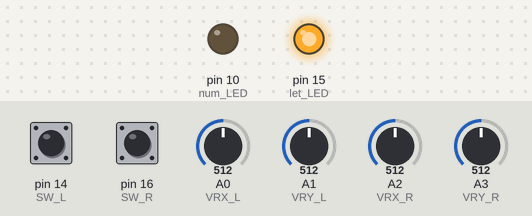
Bench run of a sketch on a simulated SparkFun Pro Micro, built with avr-gcc and run on an emulated ATmega32U4. Shown: output pins drawn as LEDs (lit = HIGH). The test bench sets the inputs (shaded band); at power-on: A2 (VRX_R) = 512, pin 14 (SW_L) HIGH, pin 16 (SW_R) HIGH, A0 (VRX_L) = 512, A1 (VRY_L) = 512, A3 (VRY_R) = 512. USB keyboard and mouse output is not drawn.

Above: at 1.2 s.
1.3 s: A2 (VRX_R) set to 308
2.8 s: A2 (VRX_R) set to 289
At 3.3 s:
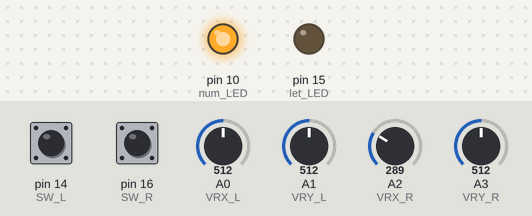
4.4 s: A2 (VRX_R) set to 685
5.9 s: A2 (VRX_R) set to 713
At 6.6 s:
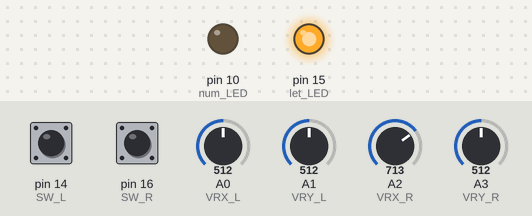
7.5 s: A2 (VRX_R) set to 290
At 8.3 s:
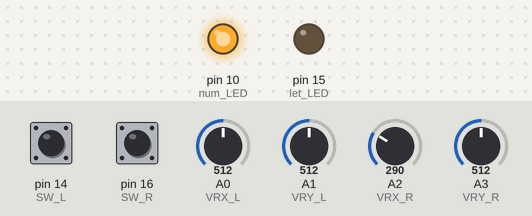
Timing chart, 0 to 10.1 s (numbered marks = the images above; inputs shaded):
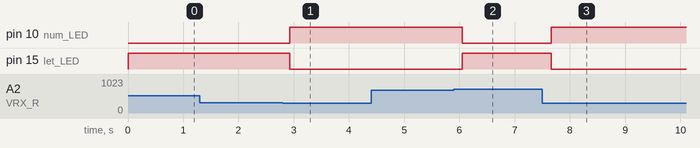

Measured:
- the behaviour switches between 300 and 299 on A2 (VRX_R) (found by bisection; images 0 and 1)
- the behaviour switches between 700 and 701 on A2 (VRX_R) (found by bisection; images 1 and 2)
- after the input at 1.3 s, every drawn part: stays the same
- after the input at 2.8 s, pin 10 (num_LED): LOW → HIGH after 0.13 s; pin 15 (let_LED): HIGH → LOW after 0.13 s
- after the input at 4.4 s, every drawn part: stays the same
- after the input at 5.9 s, pin 10 (num_LED): HIGH → LOW after 0.15 s; pin 15 (let_LED): LOW → HIGH after 0.15 s
- after the input at 7.5 s, pin 10 (num_LED): LOW → HIGH after 0.17 s; pin 15 (let_LED): HIGH → LOW after 0.17 s

The sketch:

Arduino_Based_Mouse_and_Keyboard_Controller.ino
```cpp
         /////////////////////////////////////////////
        //   Arduino-Based Mouse and Keyboard      //
       //               Controller                //
      //             ---------------             //
     //           (Arduino Pro Micro)           //
    //             by Kutluhan Aktar           //
   //                                         //
  /////////////////////////////////////////////

//
// This Raspberry Pi-compatible device lets you use joysticks as a mouse and enter keyboard and modifier keys with two different keypad settings.
//
// For more information:
// https://www.theamplituhedron.com/projects/Arduino-Based-ATmega32U4-Mouse-and-Keyboard-Controller
//
//
// Connections
// Arduino Pro Micro :
//                                JoyStick (Left)
// A0  --------------------------- VRX
// A1  --------------------------- VRY
// D14 --------------------------- SW
// 5V  --------------------------- 5V
// GND --------------------------- GND
//                                JoyStick (Right)
// A2  --------------------------- VRX
// A3  --------------------------- VRY
// D16 --------------------------- SW
// 5V  --------------------------- 5V
// GND --------------------------- GND
//                                KeyPad
// D2  --------------------------- C1
// D3  --------------------------- C2
// D4  --------------------------- C3
// D5  --------------------------- C4
// D6  --------------------------- R1
// D7  --------------------------- R2
// D8  --------------------------- R3
// D9  --------------------------- R4
//                                Letter Keypad LED
// D15 --------------------------- +
//                                Number Keypad LED
// D10 --------------------------- +


// Include the required libraries.
#include <Keypad.h>
#include "Keyboard.h"
#include "Mouse.h"

const byte ROWS = 4; // four rows
const byte COLS = 4; // four columns

// Define the symbols on the buttons of the keypads.
char letterKeys[ROWS][COLS] = {
  {'e','a','r','i'},
  {'o','t','n','s'},
  {'p','m','h','w'},
  {'l','c','u','d'}
};

char numberKeys[ROWS][COLS] = {
  {'1','2','3','+'},
  {'4','5','6','-'},
  {'#','0','*','%'},
  {'7','8','9','/'}

};

byte rowPins[ROWS] = {6, 7, 8, 9}; // Connect to the row pinouts of the keypad.
byte colPins[COLS] = {2, 3, 4, 5}; // Connect to the column pinouts of the keypad.

// Initialize an instance of class NewKeypad for each keypad setting - letter and number.
Keypad letterKeypad = Keypad( makeKeymap(letterKeys), rowPins, colPins, ROWS, COLS);
Keypad numberKeypad = Keypad( makeKeymap(numberKeys), rowPins, colPins, ROWS, COLS);

// Define pinouts of joysticks.
#define VRX_L A0
#define VRY_L A1
#define SW_L 14
#define VRX_R A2
#define VRY_R A3
#define SW_R 16

// Define keypad LED pins:
#define let_LED 15
#define num_LED 10

// Define dynamic keypad options - letter and number.
volatile boolean letter = true;
volatile boolean number = false;

// Define the data holders:
int joystick_left_x, joystick_left_y, joystick_left_button, joystick_right_x, joystick_right_y, joystick_right_button;

void setup() {
  Serial.begin(9600);

  // Initialize mouse and keyboard control:
  Mouse.begin();
  Keyboard.begin();

  // Joystick button settings:
  pinMode(SW_L, INPUT);
  digitalWrite(SW_L, HIGH);
  pinMode(SW_R, INPUT);
  digitalWrite(SW_R, HIGH);

  // Keypad LEDs:
  pinMode(let_LED, OUTPUT);
  digitalWrite(let_LED, HIGH);
  pinMode(num_LED, OUTPUT);
  digitalWrite(num_LED, LOW);
}

void loop() {
  // Read joystick positions:
  read_joysticks();

  // Mouse:
  mouse_controls();

  // Keyboard:
  keyboard_controls();

}

void read_joysticks(){
  joystick_left_x = analogRead(VRX_L);
  joystick_left_y = analogRead(VRY_L);
  joystick_left_button = digitalRead(SW_L);

  joystick_right_x = analogRead(VRX_R);
  joystick_right_y = analogRead(VRY_R);
  joystick_right_button = digitalRead(SW_R);

  /*
  Serial.print(joystick_right_x);
  Serial.print("\t");
  Serial.print(joystick_right_y);
  Serial.print("\t\t");
  Serial.print(joystick_right_button);
  Serial.print("\n\n");
  */
}

void mouse_controls(){
  // Move mouse according to the left joystick movements.
  if(joystick_left_y > 700)  Mouse.move(0, -15); // UP
  if(joystick_left_y < 300)  Mouse.move(0, 15);  // DOWN
  if(joystick_left_x > 700)  Mouse.move(-15, 0); // LEFT
  if(joystick_left_x < 300)  Mouse.move(15, 0);  // RIGHT
  if(joystick_left_button == 0) Mouse.click(MOUSE_LEFT); // LEFT CLICK
  if(joystick_right_button == 0) Mouse.click(MOUSE_RIGHT); // RIGHT CLICK
  delay(100);
}

void keyboard_controls(){
  // Change keypad settings (letter or number) and press modifier keys according to the right joystick movements.
  if(joystick_right_y > 700){ Keyboard.press(KEY_RETURN); delay(100); Keyboard.releaseAll(); }    // RETURN
  if(joystick_right_y < 300){ Keyboard.press(KEY_BACKSPACE); delay(100); Keyboard.releaseAll(); } // BACKSPACE
  if(joystick_right_x > 700){ letter = true; number = false; digitalWrite(let_LED, HIGH); digitalWrite(num_LED, LOW); } // Letter Keypad
  if(joystick_right_x < 300){ letter = false; number = true; digitalWrite(let_LED, LOW); digitalWrite(num_LED, HIGH); } // Number Keypad

  // Get the custom key depending on the selected keypad type - letter or number.
  char customKey;
  if(letter == true) customKey = letterKeypad.getKey();
  if(number == true) customKey = numberKeypad.getKey();

  // Write the custom key.
  if (customKey){
    Keyboard.write(customKey);
  }
}
```
